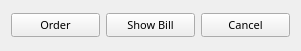
  <widget class="QWidget" name="">
   <property name="geometry">
    <rect>
     <x>600</x>
     <y>710</y>
     <width>301</width>
     <height>51</height>
    </rect>
   </property>
   <property name="styleSheet">
    <string notr="true">color: rgb(0, 0, 0);
font: 87 8pt &quot;Arial Black&quot;;</string>
   </property>
   <layout class="QHBoxLayout" name="horizontalLayout_77">
    <item>
     <widget class="QPushButton" name="pushButton">
      <property name="font">
       <font>
        <family>Arial Black</family>
        <pointsize>8</pointsize>
        <weight>10</weight>
        <italic>false</italic>
        <bold>false</bold>
       </font>
      </property>
      <property name="styleSheet">
       <string notr="true">color: rgb(0, 0, 0);
font: 87 8pt &quot;Arial Black&quot;;</string>
      </property>
      <property name="text">
       <string>Order</string>
      </property>
     </widget>
    </item>
    <item>
     <widget class="QPushButton" name="pushButton_2">
      <property name="font">
       <font>
        <family>Arial Black</family>
        <pointsize>8</pointsize>
        <weight>10</weight>
        <italic>false</italic>
        <bold>false</bold>
       </font>
      </property>
      <property name="styleSheet">
       <string notr="true">color: rgb(0, 0, 0);
font: 87 8pt &quot;Arial Black&quot;;</string>
      </property>
      <property name="text">
       <string>Show Bill</string>
      </property>
     </widget>
    </item>
    <item>
     <widget class="QPushButton" name="pushButton_3">
      <property name="font">
       <font>
        <family>Arial Black</family>
        <pointsize>8</pointsize>
        <weight>10</weight>
        <italic>false</italic>
        <bold>false</bold>
       </font>
      </property>
      <property name="styleSheet">
       <string notr="true">color: rgb(0, 0, 0);
font: 87 8pt &quot;Arial Black&quot;;</string>
      </property>
      <property name="text">
       <string>Cancel</string>
      </property>
     </widget>
    </item>
   </layout>
  </widget>
